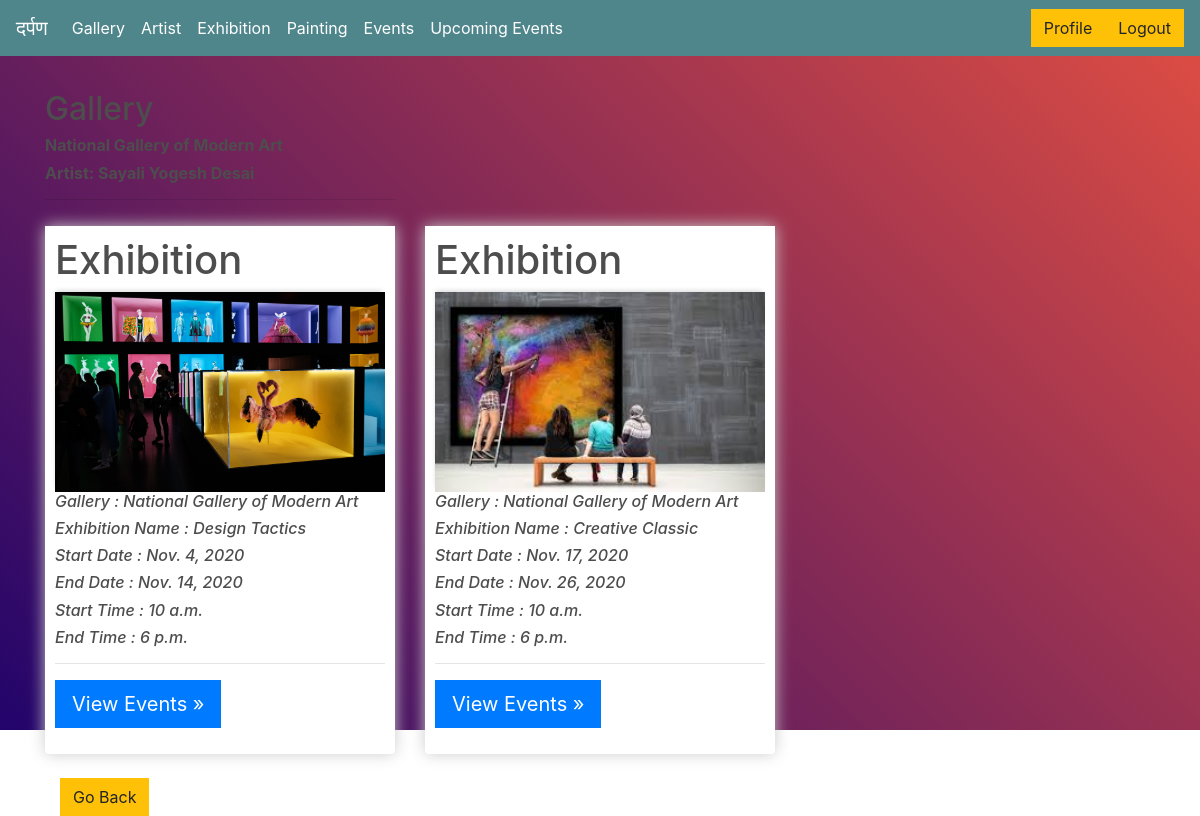
/gallery/gallery_exhib/8, run on the app's committed database.
### gallery/models.py (models this page shows, shortened)
class Gallery(models.Model):
    artist = models.ForeignKey(Artists, null=True, on_delete= models.SET_NULL)
    g_name = models.CharField(max_length=200, null= True)
    location = models.CharField(max_length=300)
    image = models.ImageField(null= True, blank = True)

class Artists(models.Model):
    a_name=models.CharField(max_length=40)
    email=models.CharField(max_length=30)
    address=models.CharField(max_length=200)
    phone=models.CharField(max_length=10)
    age=models.IntegerField()
    style=models.CharField(max_length=30)
    image=models.ImageField(null=True, blank=True)
    def __str__(self):
        return self.a_name

class Exhibitions(models.Model):
    gallary = models.ForeignKey(Gallery, null = True, on_delete = models.SET_NULL)
    exb_type = models.CharField(max_length=50)
    exb_name = models.CharField(max_length=200)
    start_date = models.DateField(auto_now=False, auto_now_add=False, blank = True, null=True)
    end_date = models.DateField(auto_now=False, auto_now_add=False, blank = True, null=True)
    s_time = models.TimeField(auto_now=False, auto_now_add=False,blank=True,null=True)
    end_time = models.TimeField(auto_now=False, auto_now_add=False, blank= True,null=True)
    image = models.ImageField(null= True, blank = True)

### gallery/views.py (the view)
# urls.py: path('gallery_exhib/<str:pk>', views.gallery_exhib, name = "gallery_exhib"),
def gallery_exhib(request, pk):
    gallery = Gallery.objects.get(id=pk)
    exhibition = []
    e = Exhibitions.objects.filter(gallary=gallery)
    context = {'gallery':gallery, 'exhibition':e}
    return render(request, "gallery/gallery_exhib.html", context)

### gallery/templates/gallery/gallery_exhib.html (shortened to what this page needs)
{% extends 'gallery/main.html' %}
{% load static %}
{% block content %}
<div class="row">
        <div class="col-lg-4">
            <h2>Gallery </h2>
                <h6><strong>{{gallery.g_name}}</strong></h6>
                <h6><strong>Artist: {{gallery.artist}}</strong></h6>
                <hr>
        </div>
</div>
<div class="row">
    {% for exhibition in exhibition %}
        <div class="col-lg-4">
            <div class="box-element product">
                <h1>Exhibition </h1>
                <img class="thumbnail" src="{{exhibition.image.url}}">
                    <h6><i>Gallery : {{exhibition.gallary.g_name}}</i></h6>
                    <h6><i> Exhibition Name : {{ exhibition.exb_name}}</i></h6>
                    <h6><i>Start Date : {{exhibition.start_date}}</i></h6>
                    <h6><i>End Date : {{exhibition.end_date}}</i></h6>
                    <h6><i>Start Time : {{exhibition.s_time}}</i></h6>
                    <h6><i>End Time : {{exhibition.end_time}}</i></h6>
                    <hr>
                    <p><a class="btn btn-lg btn-primary" href="{% url 'exhib_event' exhibition.id %}" role="button">View Events »</a>
            </div>
        </div>
    {% endfor %}
</div>
<div class="container">
    <br>
    <a href="{% url 'gallery' %}"class="btn btn-warning"> Go Back </a>
</div>
{% endblock content %}

### static/css/main.css (style rules this page uses)
body { background-color: hsl(0, 0%, 98%); }
h1,h2,h3,h4,h5,h6 { color:hsl(0, 0%, 30%); }
.box-element { box-shadow:hsl(0, 0%, 80%) 0 0 16px; background-color: #fff; border-radius: 4px; padding: 10px; }
.thumbnail { width: 100%; height: 200px; -webkit-box-shadow: -1px -3px 5px -2px rgba(214,214,214,1); -moz-box-shadow: -1px -3px 5px -2px rgba(214,214,214,1); box-shadow: -1px -3px 5px -2px rgba(214,214,214,1); }
.product { border-radius: 0 0 4px 4px; }
.col-lg-4, .col-lg-6, .col-lg-8, .col-lg-12 { margin-top: 10px; }
.btn { border-radius: 0; }

### data on the page
Gallery: g_name "National Gallery of Modern Art", artist "Sayali Yogesh Desai"
Exhibitions: image (picture), gallary.g_name "National Gallery of Modern Art", exb_name "Design Tactics", start_date "Nov. 4, 2020", end_date "Nov. 14, 2020", s_time "10 a.m.", end_time "6 p.m."
Exhibitions: image (picture), gallary.g_name "National Gallery of Modern Art", exb_name "Creative Classic", start_date "Nov. 17, 2020", end_date "Nov. 26, 2020", s_time "10 a.m.", end_time "6 p.m."
